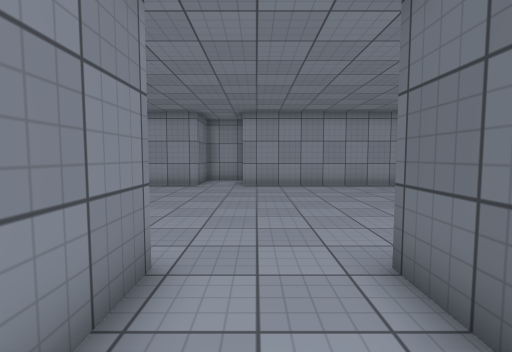
View 1 (above)

18 first-person views from a walk through a Unity game level. The camera is 1.3 m above the floor, tilts 4° down and sees 85° across. The floor is counted in squares, 1 m on a side. Each view is taken from the middle of a square. On the plan, view 1 faces up. The plan holds only what a view shows up to about 13 squares ahead; the rest is blank. The place goes on beyond the plan. The player is left out. Surface patterns are stand-ins for the level's own textures.

View 2
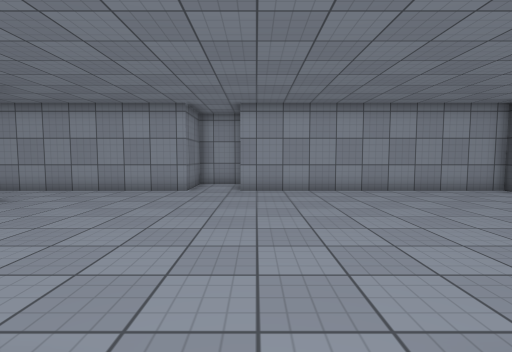

View 3
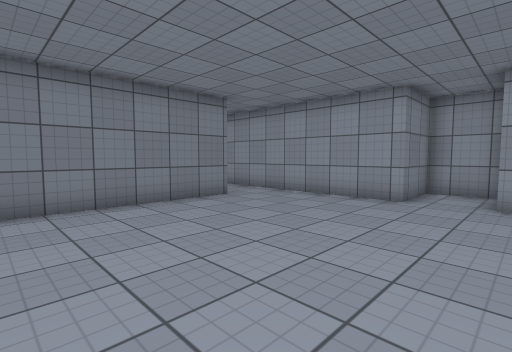

View 4
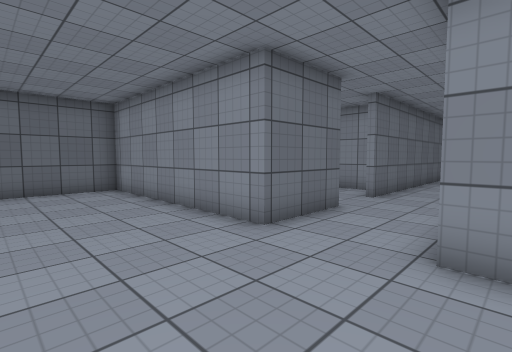

View 5
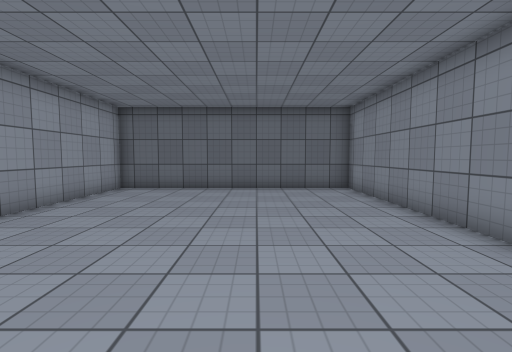

View 6
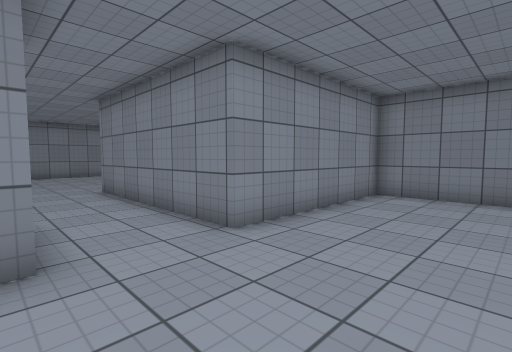

View 7
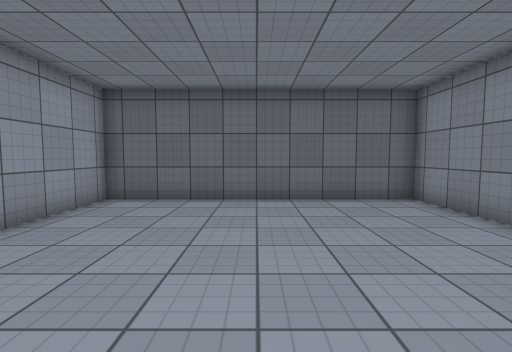

View 8
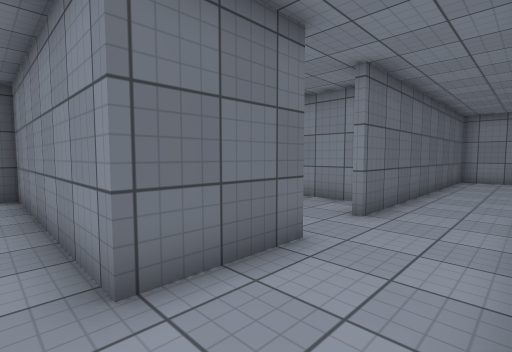

View 9
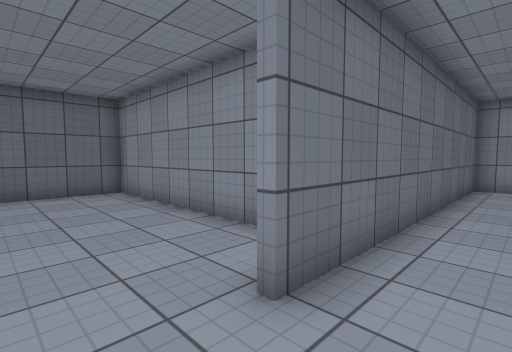

View 10
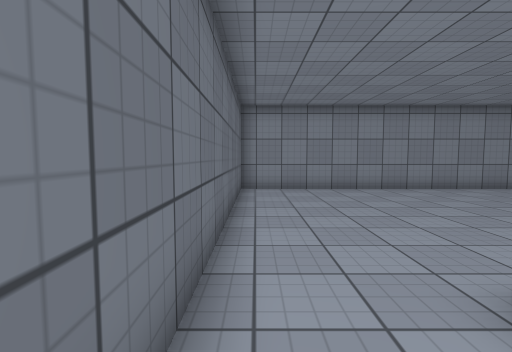

View 11
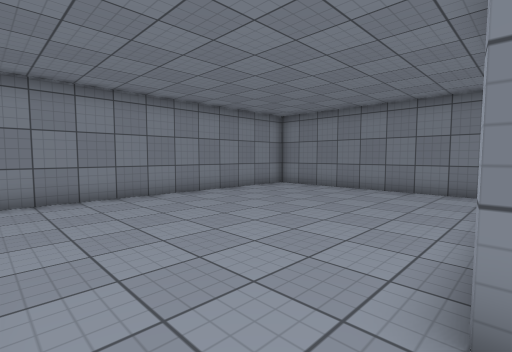

View 12
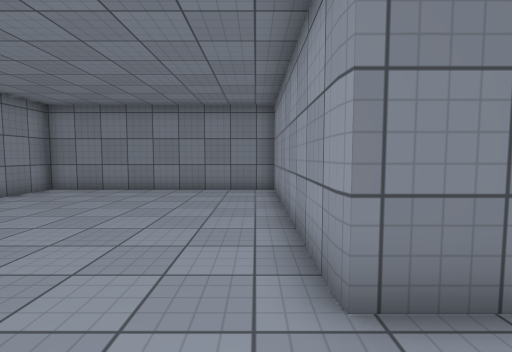

View 13
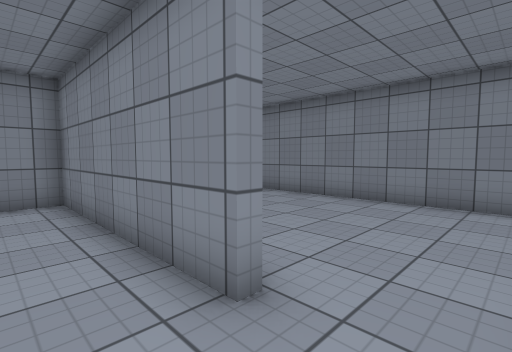

View 14
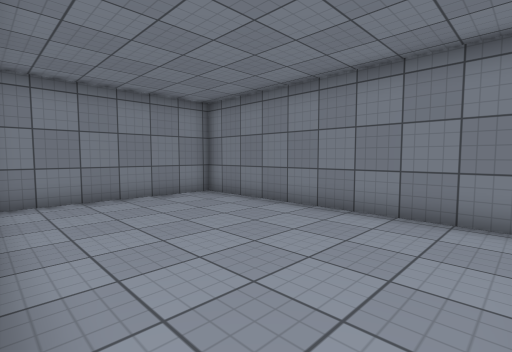

View 15
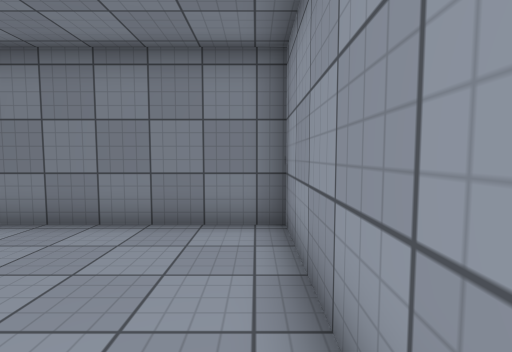

View 16
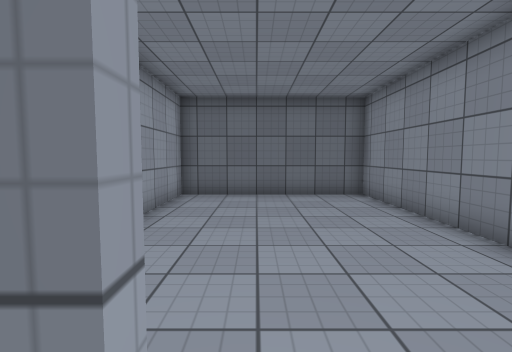

View 17
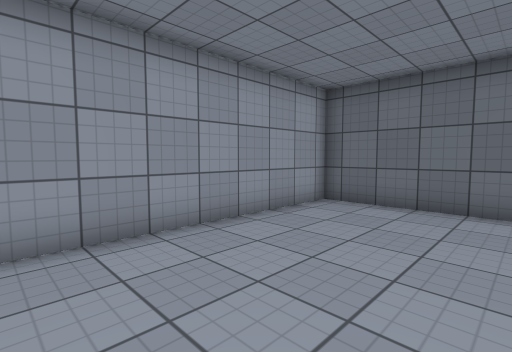

View 18
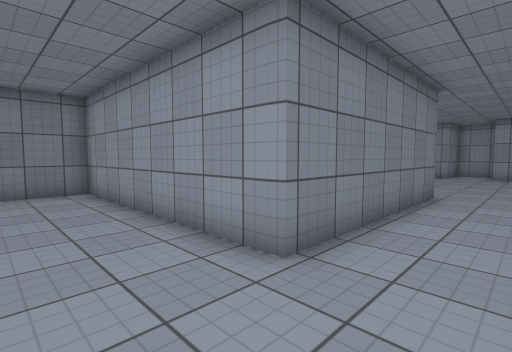

### Floor plan
Points are (right, up) in squares from view 1. A wall is a line through its corners. A room is listed if a view was taken in it or the views show most of it. See-through windows are left out.
Room 1 (views 1, 2, 3, 4, 5, 6, 7, 8, 9, 10, 11, 12, 13, 16)
walls: (1.6, 0.2) (1.6, 3.2) (9.4, 3.2) (9.4, 12.6) (-0.6, 12.6); (-0.8, 15.2) (-2.6, 15.2) (-2.6, 12.6) (-7.6, 12.6); (-7.6, 10.2) (-7.6, 3.2) (-1.2, 3.2) (-1.2, -4.3); (1.6, -5.5) (1.6, -1.8)
ways out: opening at (-8, 11.5) to room 2; opening at (2, -0.5) to room 3; opening at (0.5, -5) to room 4
Room 2 (views 14, 15)
walls: (-8, 10.2) (-7.6, 10.2); (-7.6, 12.6) (-14.3, 12.6) (-14.3, 3.2) (-8.2, 3.2)
ways out: opening at (-8, 11.5) to room 1
Room 3 (view 17)
walls: (2.5, -3.7) (10.5, -3.7) (10.5, 2.6) (3.1, 2.6)
ways out: opening at (2, -0.5) to room 1
Room 4 (view 18)
walls: (-1.2, -4.3) (-9.9, -4.3) (-9.9, -13.1) (1.6, -13.1) (1.6, -5.5)
ways out: opening at (0.5, -5) to room 1

Where each view was taken, in squares from view 1:
view 1: 0 up, 0 right, facing up
view 2: 2 up, 0 right, facing up
view 3: 4 up, 0 right, facing up-left
view 4: 7 up, 2 left, facing down-right
view 5: 7 up, 2 left, facing right
view 6: 7 up, 2 right, facing down-left
view 7: 8 up, 1 right, facing right
view 8: 4 up, 1 left, facing down-right
view 9: 0 up, 0 right, facing down-right
view 10: 2 down, 1 right, facing down
view 11: 4 down, 1 right, facing down-left
view 12: 5 down, 1 right, facing left
view 13: 12 up, 6 left, facing down-left
view 14: 12 up, 8 left, facing down-left
view 15: 12 up, 9 left, facing left
view 16: 0 up, 1 right, facing right
view 17: 2 down, 3 right, facing up-right
view 18: 7 down, 1 right, facing up-left
